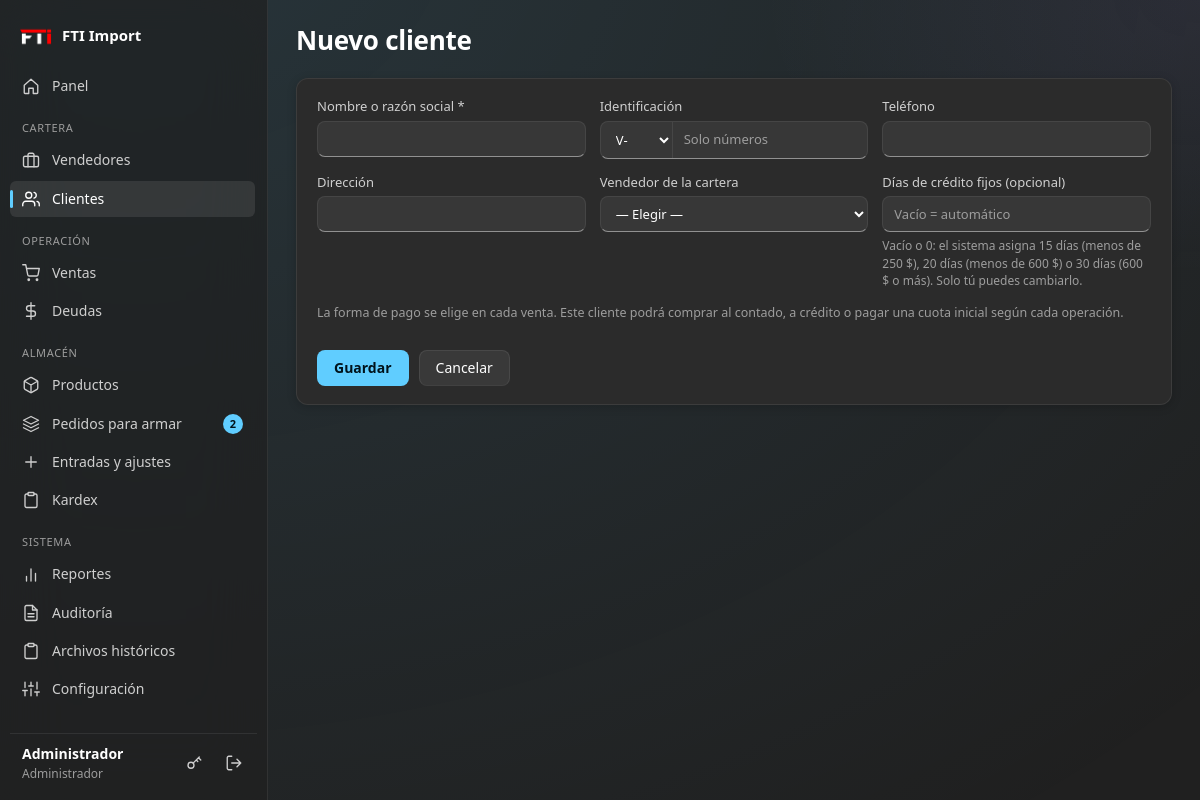
Screenshot of /clientes/nuevo (signed in) with the database file from the repository.
### tables this page shows
CREATE TABLE configuracion (
    clave TEXT PRIMARY KEY,
    valor TEXT
);

CREATE TABLE usuarios (
    id         INTEGER PRIMARY KEY AUTOINCREMENT,
    usuario    TEXT NOT NULL UNIQUE,
    nombre     TEXT NOT NULL,
    clave_hash TEXT NOT NULL,
    rol        TEXT NOT NULL CHECK (rol IN ('admin', 'vendedor')),
    telefono   TEXT DEFAULT '',
    email      TEXT DEFAULT '',
    activo     INTEGER NOT NULL DEFAULT 1,
    creado     TEXT NOT NULL,
    -- Tipo de vendedor: 'especial' elige detal/mayor y USD/Bs; 'normal' solo vende al mayor en USD.
    tipo_vendedor TEXT NOT NULL DEFAULT 'normal' CHECK (tipo_vendedor IN ('especial', 'normal'))
);

### routes/clientes.py (the view, shortened to what this page needs)
@bp.route("/nuevo", methods=["GET", "POST"])
@login_required
def nuevo():
    vendedores = query("SELECT id, nombre FROM usuarios WHERE rol='vendedor' AND activo=1 ORDER BY nombre")
    return render_template("clientes/form.html", c={"tipo_pago": "contado"}, vendedores=vendedores, nuevo=True,
                           documento_tipo="V", documento_numero="")

### db.py (called while the page is built)
def query(sql, args=(), one=False):
    rows = get_db().execute(sql, args).fetchall()
    if one:
        return rows[0] if rows else None
    return rows

### services.py (called while the page is built)
def get_config(clave, defecto=""):
    fila = query("SELECT valor FROM configuracion WHERE clave = ?", (clave,), one=True)
    return fila["valor"] if fila and fila["valor"] is not None else defecto

def stock_alerta_defecto():
    return max(to_float(get_config("stock_alerta_defecto", "10"), 10.0), 0.0)

def productos_en_alerta(limite=None):
    sql = ("SELECT id, codigo, nombre, stock, unidad, " + SQL_MINIMO_EFECTIVO + " AS minimo "
           "FROM productos WHERE activo = 1 AND stock <= " + SQL_MINIMO_EFECTIVO + " ORDER BY stock ASC")
    d = stock_alerta_defecto()
    args = [d, d]
    if limite:
        sql += " LIMIT ?"
        args.append(limite)
    return query(sql, args)

def armado_desde_venta():
    return to_int(get_config("armado_desde_venta", "0"))

def contar_por_armar(usuario):
    desde = armado_desde_venta()
    if usuario["rol"] == "admin":
        pend = query("SELECT COUNT(*) AS n FROM armados a JOIN ventas v ON v.id=a.venta_id "
                     "WHERE a.estado='pendiente' AND v.estado='aprobada'", one=True)["n"]
        sin = query("SELECT COUNT(*) AS n FROM ventas v WHERE v.estado='aprobada' AND v.id > ? "
                    "AND NOT EXISTS (SELECT 1 FROM armados a WHERE a.venta_id=v.id)", (desde,), one=True)["n"]
        return pend + sin
    return query("SELECT COUNT(*) AS n FROM armados a JOIN ventas v ON v.id=a.venta_id "
                 "WHERE a.estado='pendiente' AND v.estado='aprobada' AND (a.asignado_a = ? OR a.asignado_a IS NULL)",
                 (usuario["id"],), one=True)["n"]

### utils.py (called while the page is built)
def _zona():
    return timezone(timedelta(hours=current_app.config.get("UTC_OFFSET_HORAS", -4)))

def hoy():
    return datetime.now(_zona()).strftime("%Y-%m-%d")

def to_float(valor, defecto=0.0):
    if valor is None:
        return defecto
    s = str(valor).strip().replace(" ", "")
    if not s:
        return defecto
    if "," in s and "." in s:
        s = s.replace(".", "").replace(",", ".")   # 1.234,50 -> 1234.50
    elif "," in s:
        s = s.replace(",", ".")
    try:
        return float(s)
    except ValueError:
        return defecto

def to_int(valor, defecto=0):
    try:
        return int(float(str(valor).strip()))
    except (ValueError, TypeError):
        return defecto

def csrf_field():
    return Markup(f'<input type="hidden" name="csrf_token" value="{csrf_token()}">')

### templates/clientes/form.html (shortened to what this page needs)
{% extends 'base.html' %}
{% block titulo %}{{ 'Nuevo cliente' if nuevo else 'Editar cliente' }}{% endblock %}
{% block contenido %}
<form method="post" class="card form">
  <div class="cols">
    <label>Nombre o razón social *<input name="nombre" value="{{ c.nombre or '' }}" required></label>
    <label>Identificación
      <span class="documento-control">
        <select name="documento_tipo" aria-label="Tipo de identificación">
          {% for tipo in ['J', 'V', 'E'] %}<option value="{{ tipo }}" {{ 'selected' if documento_tipo == tipo }}>{{ tipo }}-</option>{% endfor %}
        </select>
        <input name="documento_numero" value="{{ documento_numero }}" inputmode="numeric" pattern="[0-9]*"
               autocomplete="off" aria-label="Número de identificación" placeholder="Solo números">
      </span>
    </label>
    <label>Teléfono<input name="telefono" value="{{ c.telefono or '' }}"></label>
    <label>Dirección<input name="direccion" value="{{ c.direccion or '' }}"></label>
    {% if g.user.rol == 'admin' %}
    <label>Vendedor de la cartera
      <select name="vendedor_id" {{ 'required' if nuevo }}>
        {% if nuevo %}<option value="">— Elegir —</option>{% endif %}
      </select></label>
    <label>Días de crédito fijos (opcional)
      <input type="number" min="0" name="dias_credito" value="{{ c.dias_credito or '' }}" placeholder="Vacío = automático">
      <small class="muted">Vacío o 0: el sistema asigna 15 días (menos de 250 $), 20 días (menos de 600 $) o 30 días (600 $ o más). Solo tú puedes cambiarlo.</small></label>
    {% endif %}
  </div>
  <p class="hint">La forma de pago se elige en cada venta. Este cliente podrá comprar al contado, a crédito o pagar una cuota inicial según cada operación.</p>
  <div class="actions">
    <button class="btn primary">Guardar</button>
    <a class="btn" href="{{ url_for('clientes.detalle', cliente_id=cid) if not nuevo else url_for('clientes.lista') }}">Cancelar</a>
  </div>
</form>
{% endblock %}

### templates/base.html (shortened to what this page needs)
{% from '_macros.html' import ico, flashes %}
<!doctype html>
<html lang="es">
<head>
  <link rel="stylesheet" href="{{ url_for('static', filename='css/style.css') }}">
</head>
<body>
{% if g.user %}
  {% set ep = request.endpoint or '' %}
  <div class="shell">
    <aside class="sidebar">
<div class="brand">
    <span class="brand-logo">
        <img src="{{ url_for('static', filename='logo.png') }}"
             alt="Logo de la empresa"
             class="logo-empresa">
    </span>
    <span class="brand-name">{{ empresa }}</span>
</div>      <nav class="nav">
        <a href="{{ url_for('panel.inicio') }}" class="{{ 'on' if ep == 'panel.inicio' }}">{{ ico('home') }}<span>Panel</span></a>
        {% if g.user.rol == 'admin' %}
          <div class="nav-group">Cartera</div>
          <a href="{{ url_for('admin.vendedores') }}" class="{{ 'on' if ep.startswith('admin.vendedor') }}">{{ ico('brief') }}<span>Vendedores</span></a>
          <a href="{{ url_for('clientes.lista') }}" class="{{ 'on' if ep.startswith('clientes.') }}">{{ ico('users') }}<span>Clientes</span></a>
          <div class="nav-group">Operación</div>
          <a href="{{ url_for('ventas.lista') }}" class="{{ 'on' if ep.startswith('ventas.') }}">{{ ico('cart') }}<span>Ventas</span>{% if n_pendientes %}<b class="pill">{{ n_pendientes }}</b>{% endif %}</a>
          <a href="{{ url_for('deudas.lista') }}" class="{{ 'on' if ep.startswith('deudas.') }}">{{ ico('dollar') }}<span>Deudas</span></a>
          <div class="nav-group">Almacén</div>
          <a href="{{ url_for('catalogo.productos') }}" class="{{ 'on' if ep in ('catalogo.productos','catalogo.producto_nuevo','catalogo.producto_editar','catalogo.categorias') }}">{{ ico('box') }}<span>Productos</span></a>
          <a href="{{ url_for('armados.lista') }}" class="{{ 'on' if ep.startswith('armados.') }}">{{ ico('layers') }}<span>Pedidos para armar</span>{% if n_por_armar %}<b class="pill" title="Pedidos pendientes o sin asignar">{{ n_por_armar }}</b>{% endif %}</a>
          <a href="{{ url_for('catalogo.movimiento') }}" class="{{ 'on' if ep == 'catalogo.movimiento' }}">{{ ico('plus') }}<span>Entradas y ajustes</span></a>
          <a href="{{ url_for('catalogo.kardex') }}" class="{{ 'on' if ep == 'catalogo.kardex' }}">{{ ico('clip') }}<span>Kardex</span></a>
          <div class="nav-group">Sistema</div>
          <a href="{{ url_for('admin.reportes') }}" class="{{ 'on' if ep == 'admin.reportes' }}">{{ ico('chart') }}<span>Reportes</span></a>
          <a href="{{ url_for('admin.auditoria') }}" class="{{ 'on' if ep == 'admin.auditoria' }}">{{ ico('file') }}<span>Auditoría</span></a>
          <a href="{{ url_for('admin.historiales') }}" class="{{ 'on' if ep.startswith('admin.historial') }}">{{ ico('clip') }}<span>Archivos históricos</span></a>
          <a href="{{ url_for('admin.configuracion') }}" class="{{ 'on' if ep == 'admin.configuracion' }}">{{ ico('sliders') }}<span>Configuración</span></a>
        {% endif %}
      </nav>
      <div class="user-box">
        <div class="user-info"><b>{{ g.user.nombre }}</b><small>{{ 'Administrador' if g.user.rol == 'admin' else ('Vendedor especial' if g.user.tipo_vendedor == 'especial' else 'Vendedor') }}</small></div>
        <a class="icon-btn" href="{{ url_for('auth.cuenta') }}" title="Cambiar clave">{{ ico('key') }}</a>
        <form method="post" action="{{ url_for('auth.logout') }}">{{ csrf_field() }}<button class="icon-btn" title="Cerrar sesión">{{ ico('logout') }}</button></form>
      </div>
    </aside>
    <main class="content">
      <header class="topbar">
        <h1>{% block titulo %}{% endblock %}</h1>
      </header>
      {% block contenido %}{% endblock %}
    </main>
  </div>
{% else %}
  <main class="auth">{{ flashes() }}{{ self.contenido() }}</main>
{% endif %}
</body>
</html>

### templates/base.html (style rules this page uses)
.brand-logo { background: transparent !important; border: none !important; box-shadow: none !important; }
.logo-empresa { width: 100%; height: 100%; object-fit: contain; display: block; }

### rows the page displays
configuracion: valor "FTI Import"
usuarios: user.nombre "Administrador", rol "Administrador"

### other values shown
{{ n_por_armar }} "2"
{{ 'Nuevo cliente' if nuevo else 'Editar cliente' }} "Nuevo cliente"
form field documento_tipo "V-"
